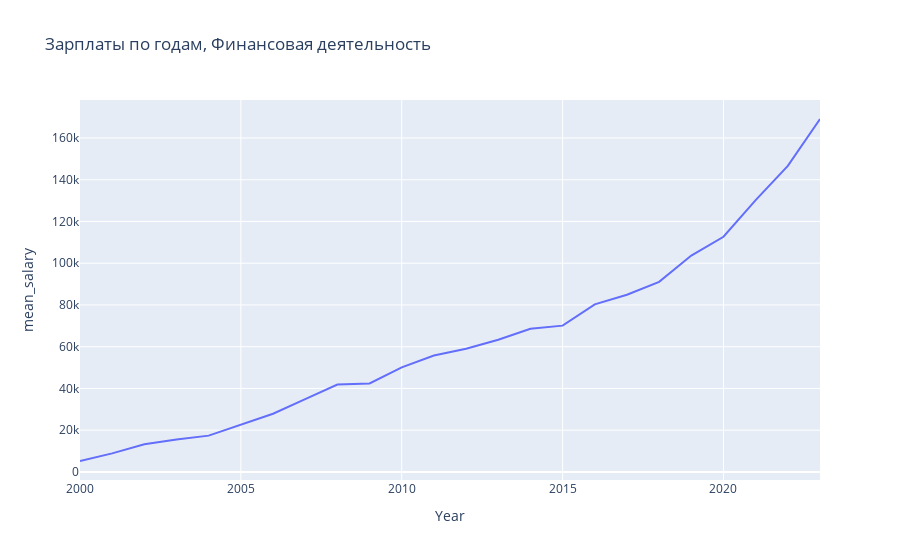

The notebook cell saved with this chart:
### Code cell
fig = px.line(salary[salary['Economic_id']==2], x='Year', y='mean_salary', title='Зарплаты по годам, Финансовая деятельность')
fig.show()

### Figure 1 — Plotly figure (JSON) as saved in the notebook; plotly's stock layout.template omitted (floating-point values rounded to 4 significant figures)
{"data": [{"hovertemplate": "Year=%{x}<br>mean_salary=%{y}<extra></extra>", "legendgroup": "", "line": {"color": "#636efa", "dash": "solid"}, "marker": {"symbol": "circle"}, "mode": "lines", "name": "", "orientation": "v", "showlegend": false, "type": "scatter", "x": [2000, 2001, 2002, 2003, 2004, 2005, 2006, 2007, 2008, 2009, 2010, 2011, 2012, 2013, 2014, 2015, 2016, 2017, 2018, 2019, 2020, 2021, 2022, 2023], "xaxis": "x", "y": [5232.0, 8885.0, 13250.0, 15560.0, 17380.0, 22460.0, 27890.0, 34880.0, 41870.0, 42370.0, 50120, 55790.0, 59000.0, 63333, 68565, 70088, 80289, 84904, 91070, 103700.0, 112680, 130200.0, 146600.0, 169100.0], "yaxis": "y"}], "layout": {"legend": {"tracegroupgap": 0}, "title": {"text": "Зарплаты по годам, Финансовая деятельность"}, "xaxis": {"anchor": "y", "domain": [0, 1], "title": {"text": "Year"}}, "yaxis": {"anchor": "x", "domain": [0, 1], "title": {"text": "mean_salary"}}}}
